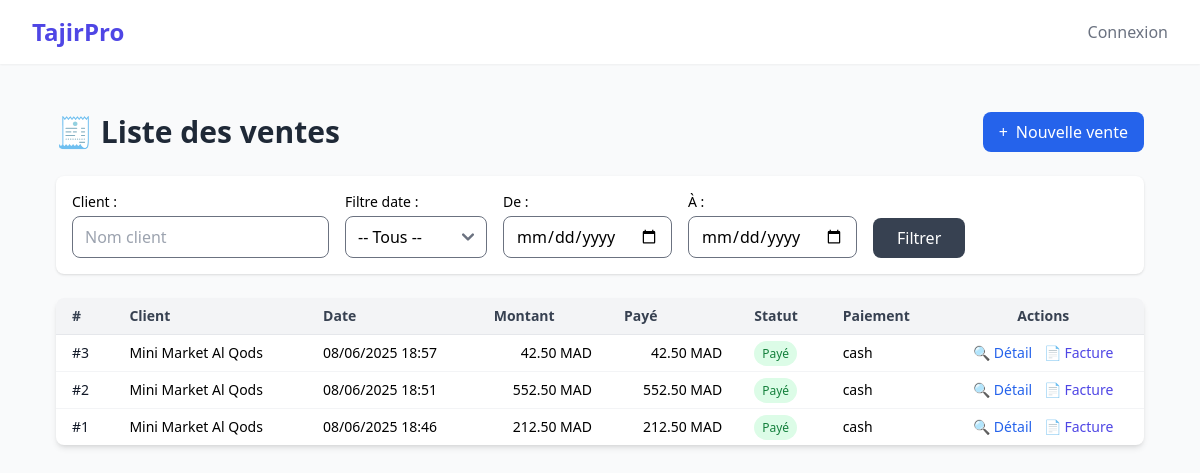
Page /sales/ on the committed database.
### sales/models.py (models this page shows, shortened)
class Sale(models.Model):
    user = models.ForeignKey(settings.AUTH_USER_MODEL, on_delete=models.SET_NULL, null=True)
    client = models.ForeignKey(Client, on_delete=models.SET_NULL, null=True, blank=True)
    warehouse = models.ForeignKey(
        Warehouse,
        on_delete=models.PROTECT,
        related_name='sales',
        null=True,  # Temporairement nullable
        blank=True  # Temporairement optional
    )
    date = models.DateTimeField(auto_now_add=True)
    total_amount = models.DecimalField(max_digits=10, decimal_places=2)
    amount_paid = models.DecimalField(max_digits=10, decimal_places=2, default=0)
    is_credit = models.BooleanField(default=False, blank=True)
    notes = models.TextField(blank=True, null=True)
    ecriture_generee = models.BooleanField(default=False)

class Payment(models.Model):
    sale = models.ForeignKey(Sale, on_delete=models.CASCADE, related_name='payments')
    date = models.DateTimeField(auto_now_add=True)
    amount = models.DecimalField(max_digits=10, decimal_places=2)
    method = models.CharField(max_length=50, choices=[
        ('cash', 'Espèces'),
        ('card', 'Carte'),
        ('transfer', 'Virement'),
        ('mobile', 'Paiement mobile'),
    ])

### clients/models.py (models this page shows)
class Client(models.Model):
    name = models.CharField(max_length=255)
    phone = models.CharField(max_length=20, blank=True, null=True)
    email = models.EmailField(blank=True, null=True)
    address = models.TextField(blank=True, null=True)
    segment = models.ForeignKey(ClientSegment, on_delete=models.SET_NULL, null=True, blank=True, related_name='clients')
    balance = models.DecimalField(max_digits=10, decimal_places=2, default=0.00)
    alert_threshold = models.DecimalField(max_digits=10,decimal_places=2,default=5000.00,verbose_name="Seuil d'alerte de solde")
    created_at = models.DateTimeField(auto_now_add=True)
    updated_at = models.DateTimeField(auto_now=True)
    created_by = models.ForeignKey(get_user_model(), on_delete=models.SET_NULL, null=True, blank=True, related_name='created_clients')
    def __str__(self):
        return self.name
    class Meta:
        ordering = ['name']

### sales/views.py (the view)
# urls.py: path('', views.sale_list, name='sale_list'),
def sale_list(request):
    sales = Sale.objects.select_related('client').order_by('-date')
    query = request.GET.get('q')
    date_filter = request.GET.get('date_filter')
    start_date = request.GET.get('start_date')
    end_date = request.GET.get('end_date')
    if query:
        sales = sales.filter(client__name__icontains=query)
    if date_filter == 'today':
        today = datetime.today().date()
        sales = sales.filter(date__date=today)
    elif date_filter == 'month':
        today = datetime.today().date()
        sales = sales.filter(date__month=today.month, date__year=today.year)
    elif start_date and end_date:
        sales = sales.filter(date__date__range=[start_date, end_date])
    return render(request, 'sales/sale_list.html', {
        'sales': sales,
        'filters': {
            'q': query or '',
            'date_filter': date_filter or '',
            'start_date': start_date or '',
            'end_date': end_date or '',
        }
    })

### sales/templates/sales/sale_list.html (shortened to what this page needs)
{% extends "base.html" %}
{% block content %}
<div class="p-4 md:p-6 max-w-7xl mx-auto space-y-6">
  <div class="flex flex-col sm:flex-row justify-between items-start sm:items-center gap-4">
    <h1 class="text-2xl md:text-3xl font-bold text-gray-800">🧾 Liste des ventes</h1>
    <a href="{% url 'sales:sale_create' %}" class="bg-blue-600 text-white px-4 py-2 rounded-lg hover:bg-blue-700 inline-flex items-center">
      <span class="mr-2">+</span> Nouvelle vente
    </a>
  </div>
  <div class="bg-white p-4 shadow rounded-lg">
    <form method="get" id="filters" class="hidden md:flex flex-col md:flex-row flex-wrap items-end gap-4">
      <div class="w-full sm:w-auto">
        <label class="block text-sm font-medium mb-1">Client :</label>
        <input type="text" name="q" placeholder="Nom client" value="{{ filters.q }}"
               class="w-full px-3 py-2 border rounded-lg focus:ring-2 focus:ring-blue-500" />
      </div>
      <div class="w-full sm:w-auto">
        <label class="block text-sm font-medium mb-1">Filtre date :</label>
        <select name="date_filter" class="w-full px-3 py-2 border rounded-lg focus:ring-2 focus:ring-blue-500">
          <option value="">-- Tous --</option>
        </select>
      </div>
      <div class="w-full sm:w-auto">
        <label class="block text-sm font-medium mb-1">De :</label>
        <input type="date" name="start_date" value="{{ filters.start_date }}"
               class="w-full px-3 py-2 border rounded-lg focus:ring-2 focus:ring-blue-500" />
      </div>
      <div class="w-full sm:w-auto">
        <label class="block text-sm font-medium mb-1">À :</label>
        <input type="date" name="end_date" value="{{ filters.end_date }}"
               class="w-full px-3 py-2 border rounded-lg focus:ring-2 focus:ring-blue-500" />
      </div>
      <div class="w-full sm:w-auto">
        <button type="submit" class="w-full sm:w-auto bg-gray-700 text-white px-6 py-2 rounded-lg hover:bg-black">
          Filtrer
        </button>
      </div>
    </form>
  </div>
  <div class="bg-white shadow-md rounded-lg overflow-hidden">
    <div class="overflow-x-auto">
      <table class="hidden md:table min-w-full text-sm text-left divide-y divide-gray-200">
        <thead class="bg-gray-100 text-gray-700 font-semibold">
          <tr>
            <th class="px-4 py-2">#</th>
            <th class="px-4 py-2">Client</th>
            <th class="px-4 py-2">Date</th>
            <th class="px-4 py-2">Montant</th>
            <th class="px-4 py-2">Payé</th>
            <th class="px-4 py-2">Statut</th>
            <th class="px-4 py-2">Paiement</th>
            <th class="px-4 py-2 text-center">Actions</th>
          </tr>
        </thead>
        <tbody class="divide-y divide-gray-100">
          {% for sale in sales %}
          <tr class="hover:bg-gray-50">
            <td class="px-4 py-2 font-medium text-gray-900">#{{ sale.id }}</td>
            <td class="px-4 py-2">{{ sale.client|default:"-" }}</td>
            <td class="px-4 py-2">{{ sale.date|date:"d/m/Y H:i" }}</td>
            <td class="px-4 py-2 text-right">{{ sale.total_amount|floatformat:2 }} MAD</td>
            <td class="px-4 py-2 text-right">{{ sale.amount_paid|floatformat:2 }} MAD</td>
            <td class="px-4 py-2">
              {% if sale.amount_paid < sale.total_amount %}
                <span class="text-xs font-medium text-red-700 bg-red-100 px-2 py-1 rounded-full">Crédit</span>
              {% else %}
                <span class="text-xs font-medium text-green-700 bg-green-100 px-2 py-1 rounded-full">Payé</span>
              {% endif %}
            </td>
            <td class="px-4 py-2">{{ sale.payments.last.method|default:"-" }}</td>
            <td class="px-4 py-2 space-x-2 text-center">
              <a href="{% url 'sales:sale_detail' sale.id %}" class="text-blue-600 hover:underline">🔍 Détail</a>
              <a href="{% url 'sales:sale_invoice_pdf' sale.id %}" target="_blank"
                class="text-indigo-600 hover:underline">
                📄 Facture
              </a>
            </td>
          </tr>
          {% empty %}
          <tr>
            <td colspan="8" class="text-center py-6 text-gray-500">Aucune vente enregistrée.</td>
          </tr>
          {% endfor %}
        </tbody>
      </table>
    </div>
  </div>
</div>
{% endblock %}

### rows in the picture
Sale: id "3", client "Mini Market Al Qods", date "08/06/2025 18:57", total_amount "42.50", amount_paid "42.50", shows "Payé", payments.last.method "cash"
Sale: id "2", client "Mini Market Al Qods", date "08/06/2025 18:51", total_amount "552.50", amount_paid "552.50", shows "Payé", payments.last.method "cash"
Sale: id "1", client "Mini Market Al Qods", date "08/06/2025 18:46", total_amount "212.50", amount_paid "212.50", shows "Payé", payments.last.method "cash"
